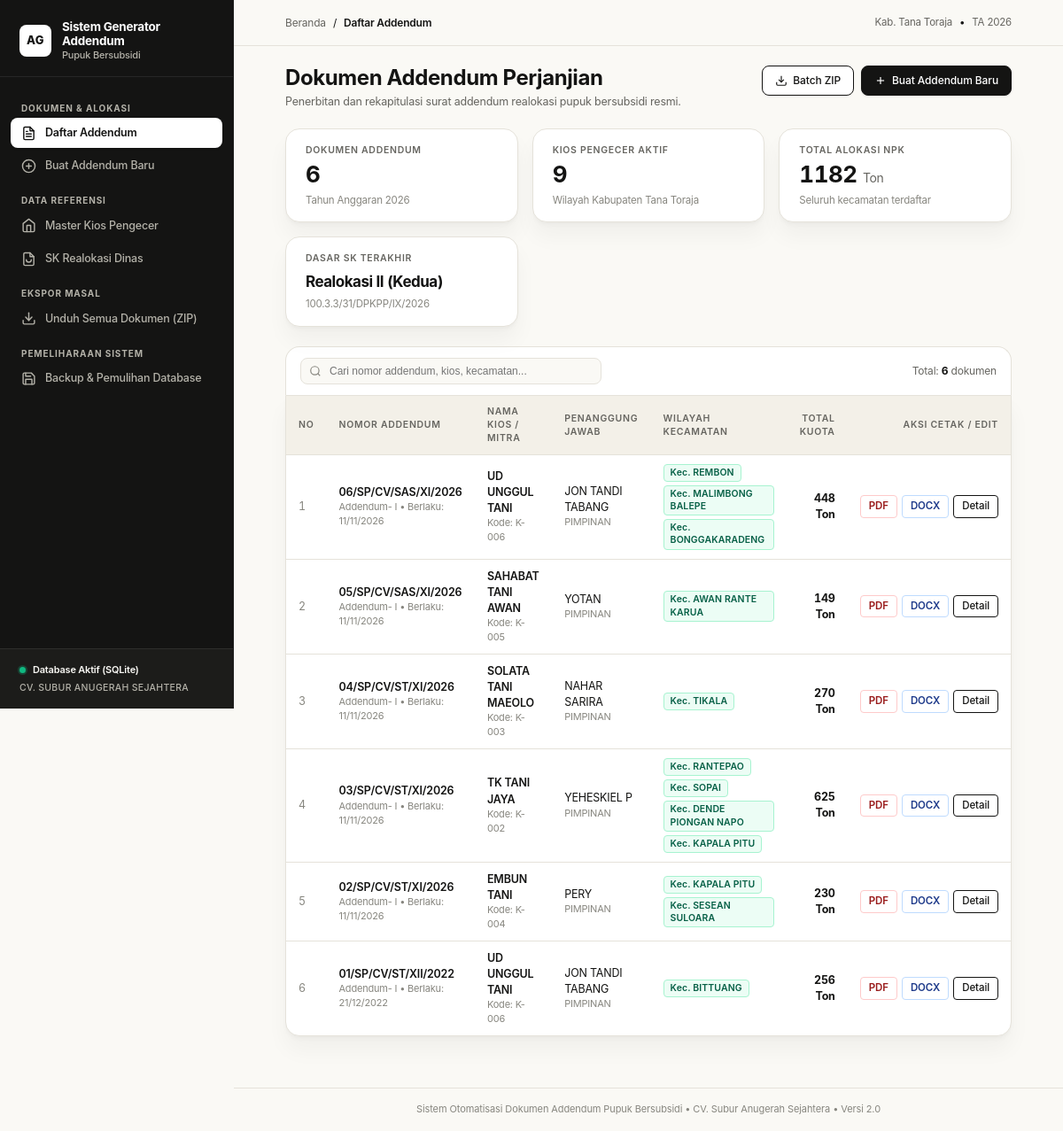
The page / on the database its author committed.
### models.py (models this page shows)
class Addendum(Base):
    __tablename__ = "addendum"
    id = Column(Integer, primary_key=True, autoincrement=True)
    addendum_ke = Column(String(20), default="I")
    nomor_addendum = Column(String(150), nullable=False)
    nomor_lampiran_2 = Column(String(150), nullable=False)
    kota_ttd = Column(String(100), default="Kabupaten Tana Toraja")
    tanggal_ttd = Column(Date, nullable=False)
    tanggal_berlaku_efektif = Column(Date, nullable=False)
    tahun_anggaran = Column(Integer, default=2022)
    perjanjian_induk_id = Column(Integer, ForeignKey("perjanjian_induk.id"), nullable=False)
    sk_provinsi_id = Column(Integer, ForeignKey("sk_realokasi.id"), nullable=True)
    sk_kabupaten_id = Column(Integer, ForeignKey("sk_realokasi.id"), nullable=True)
    perjanjian_induk = relationship("PerjanjianInduk", back_populates="addendums")
    sk_provinsi = relationship("SKRealokasi", foreign_keys=[sk_provinsi_id])
    sk_kabupaten = relationship("SKRealokasi", foreign_keys=[sk_kabupaten_id])
    alokasi = relationship("DetailAlokasi", back_populates="addendum", cascade="all, delete-orphan")

class SKRealokasi(Base):
    __tablename__ = "sk_realokasi"
    id = Column(Integer, primary_key=True, autoincrement=True)
    tingkat = Column(String(50), nullable=False)
    nama_pejabat_dinas = Column(String(200), nullable=False)
    nama_daerah = Column(String(100), nullable=False)
    nomor_sk = Column(String(150), nullable=False)
    tanggal_sk = Column(Date, nullable=False)
    realokasi_ke = Column(String(50), nullable=False)
    tahun_anggaran = Column(Integer, nullable=False)

class Kios(Base):
    __tablename__ = "kios"
    id = Column(Integer, primary_key=True, autoincrement=True)
    nama_kios = Column(String(150), nullable=False)
    nama_pemilik = Column(String(100), nullable=False)
    jabatan = Column(String(100), default="PIMPINAN")
    alamat = Column(String(255), nullable=False)
    kecamatan = Column(String(255), nullable=False)
    kabupaten = Column(String(100), default="Tana Toraja")
    kode_kios = Column(String(50), nullable=True)
    nomor_spjb = Column(String(150), nullable=True) # Nomor Surat Perjanjian Jual Beli Pokok (misal: 01/SP/CV.ST/I/2022)
    perjanjian_induk = relationship("PerjanjianInduk", back_populates="kios", cascade="all, delete-orphan")

### app.py (the view)
@app.route("/")
def index():
    db = get_db()
    addendums = (
        db.query(Addendum)
        .options(
            joinedload(Addendum.perjanjian_induk).joinedload(PerjanjianInduk.kios),
            joinedload(Addendum.perjanjian_induk).joinedload(PerjanjianInduk.distributor)
        )
        .order_by(Addendum.id.desc())
        .all()
    )
    for a in addendums:
        total = db.query(func.sum(DetailAlokasi.kuota)).filter(DetailAlokasi.addendum_id == a.id).scalar() or 0.0
        a.total_kuota = int(total) if total.is_integer() else total
        kec_records = db.query(DetailAlokasi.kecamatan).filter(DetailAlokasi.addendum_id == a.id).distinct().all()
        a.daftar_kec = [k[0] for k in kec_records if k[0]]
    total_addendum = len(addendums)
    total_kios = db.query(Kios).count()
    pupuk_npk = db.query(JenisPupuk).filter(JenisPupuk.kode == "NPK").first()
    total_npk = 0.0
    if pupuk_npk:
        total_npk = db.query(func.sum(DetailAlokasi.kuota)).filter(DetailAlokasi.jenis_pupuk_id == pupuk_npk.id).scalar() or 0.0
        total_npk = int(total_npk) if total_npk.is_integer() else total_npk
    sk_terakhir = db.query(SKRealokasi).order_by(SKRealokasi.id.desc()).first()
    tahun_anggaran = addendums[0].tahun_anggaran if addendums else 2022
    return render_template(
        "index.html",
        addendums=addendums,
        total_addendum=total_addendum,
        total_kios=total_kios,
        total_npk=total_npk,
        sk_terakhir=sk_terakhir,
        tahun_anggaran=tahun_anggaran
    )

### app.py (called while the page is built)
def get_db():
    if "db" not in g:
        g.db = SessionLocal()
    return g.db

@app.teardown_appcontext
def teardown_db(exception=None):
    db = g.pop("db", None)
    if db is not None:
        db.close()

### templates/index.html (shortened to what this page needs)
{% extends "base.html" %}
{% block breadcrumb %}Daftar Addendum{% endblock %}
{% block content %}
<div class="page-title-group">
  <div>
    <h1 class="page-headline">Dokumen Addendum Perjanjian</h1>
    <p class="page-subheadline">Penerbitan dan rekapitulasi surat addendum realokasi pupuk bersubsidi resmi.</p>
  </div>
  <div class="page-action-buttons">
    <a href="{{ url_for('batch_zip') }}" class="btn btn-secondary">
      <svg width="14" height="14" viewBox="0 0 24 24" fill="none" stroke="currentColor" stroke-width="2"><path d="M21 15v4a2 2 0 0 1-2 2H5a2 2 0 0 1-2-2v-4"></path><polyline points="7 10 12 15 17 10"></polyline><line x1="12" y1="15" x2="12" y2="3"></line></svg>
      Batch ZIP
    </a>
    <a href="{{ url_for('create_addendum') }}" class="btn btn-primary">
      <svg width="14" height="14" viewBox="0 0 24 24" fill="none" stroke="currentColor" stroke-width="2"><line x1="12" y1="5" x2="12" y2="19"></line><line x1="5" y1="12" x2="19" y2="12"></line></svg>
      Buat Addendum Baru
    </a>
  </div>
</div>
<div class="kpi-grid">
  <div class="kpi-card">
    <div class="kpi-caption">Dokumen Addendum</div>
    <div class="kpi-number">{{ total_addendum }}</div>
    <div class="kpi-hint">Tahun Anggaran {{ tahun_anggaran }}</div>
  </div>
  <div class="kpi-card">
    <div class="kpi-caption">Kios Pengecer Aktif</div>
    <div class="kpi-number">{{ total_kios }}</div>
    <div class="kpi-hint">Wilayah Kabupaten Tana Toraja</div>
  </div>
  <div class="kpi-card">
    <div class="kpi-caption">Total Alokasi NPK</div>
    <div class="kpi-number">{{ total_npk }} <span style="font-size: 14px; font-weight: normal; color: var(--text-secondary);">Ton</span></div>
    <div class="kpi-hint">Seluruh kecamatan terdaftar</div>
  </div>
  <div class="kpi-card">
    <div class="kpi-caption">Dasar SK Terakhir</div>
    <div class="kpi-number" style="font-size: 17px; line-height: 1.35; padding-top: 4px;">
      {{ sk_terakhir.realokasi_ke if sk_terakhir else '-' }}
    </div>
    <div class="kpi-hint">{{ sk_terakhir.nomor_sk if sk_terakhir else 'Belum ada SK' }}</div>
  </div>
</div>
<div class="table-filter-bar">
  <div class="search-input-box">
    <input type="text" id="searchInput" placeholder="Cari nomor addendum, kios, kecamatan..." onkeyup="filterTable()">
  </div>
  <div style="font-size: 12px; color: var(--text-secondary);">
    Total: <b style="color: var(--text-primary);">{{ addendums|length }}</b> dokumen
  </div>
</div>
<div class="table-wrapper with-filter">
  <table class="data-table" id="addendumTable">
    <thead>
      <tr>
        <th style="width: 45px;">NO</th>
        <th>NOMOR ADDENDUM</th>
        <th>NAMA KIOS / MITRA</th>
        <th>PENANGGUNG JAWAB</th>
        <th>WILAYAH KECAMATAN</th>
        <th style="text-align: right;">TOTAL KUOTA</th>
        <th style="text-align: right; width: 170px;">AKSI CETAK / EDIT</th>
      </tr>
    </thead>
    <tbody>
      {% for item in addendums %}
      <tr>
        <td style="color: var(--text-muted); font-variant-numeric: tabular-nums;">{{ loop.index }}</td>
        <td>
          <a href="{{ url_for('addendum_detail', addendum_id=item.id) }}" style="font-weight: 600; color: var(--primary); text-decoration: none;">
            {{ item.nomor_addendum }}
          </a>
          <div style="font-size: 11px; color: var(--text-muted);">Addendum- {{ item.addendum_ke }} &bull; Berlaku: {{ item.tanggal_berlaku_efektif.strftime('%d/%m/%Y') }}</div>
        </td>
        <td>
          <div style="font-weight: 600; color: var(--text-primary);">{{ item.perjanjian_induk.kios.nama_kios }}</div>
          <div style="font-size: 11px; color: var(--text-muted);">Kode: {{ item.perjanjian_induk.kios.kode_kios or '-' }}</div>
        </td>
        <td>
          <div>{{ item.perjanjian_induk.kios.nama_pemilik }}</div>
          <div style="font-size: 11px; color: var(--text-muted);">{{ item.perjanjian_induk.kios.jabatan }}</div>
        </td>
        <td>
          {% if item.daftar_kec %}
            <div style="display: flex; flex-wrap: wrap; gap: 4px;">
              {% for kec in item.daftar_kec %}
                <span class="badge badge-green">Kec. {{ kec }}</span>
              {% endfor %}
            </div>
          {% else %}
            <span class="badge badge-green">Kec. {{ item.perjanjian_induk.kios.kecamatan }}</span>
          {% endif %}
        </td>
        <td style="text-align: right;">
          <span style="font-weight: 700; color: var(--text-primary); font-variant-numeric: tabular-nums;">
            {{ item.total_kuota }} Ton
          </span>
        </td>
        <td style="text-align: right;">
          <div style="display: inline-flex; gap: 5px; align-items: center;">
            <a href="{{ url_for('download_pdf', addendum_id=item.id) }}" class="btn btn-pdf btn-sm" title="Unduh PDF Resmi">
              PDF
            </a>
            <a href="{{ url_for('download_docx', addendum_id=item.id) }}" class="btn btn-docx btn-sm" title="Unduh Word (.docx)">
              DOCX
            </a>
            <a href="{{ url_for('addendum_detail', addendum_id=item.id) }}" class="btn btn-secondary btn-sm" title="Buka Detail & Edit Kuota">
              Detail
            </a>
          </div>
        </td>
      </tr>
      {% endfor %}
    </tbody>
  </table>
</div>
{% endblock %}

### templates/base.html (shortened to what this page needs)
<!DOCTYPE html>
<html lang="id">
<head>
  <link rel="stylesheet" href="{{ url_for('static', filename='style.css') }}">
</head>
<body>
  <div class="app-shell">
    <aside class="app-sidebar">
      <div class="sidebar-brand-box">
        <div class="brand-icon-wrapper">AG</div>
        <div class="brand-titles">
          <div class="brand-main-title">Sistem Generator Addendum</div>
          <div class="brand-sub-title">Pupuk Bersubsidi</div>
        </div>
      </div>
      <nav class="sidebar-menu">
        <div class="menu-group-label">Dokumen & Alokasi</div>
        <a href="{{ url_for('index') }}" class="sidebar-nav-item {% if request.endpoint == 'index' %}active{% endif %}">
          <span>Daftar Addendum</span>
        </a>
        <a href="{{ url_for('create_addendum') }}" class="sidebar-nav-item {% if request.endpoint == 'create_addendum' %}active{% endif %}">
          <svg width="17" height="17" viewBox="0 0 24 24" fill="none" stroke="currentColor" stroke-width="2" stroke-linecap="round" stroke-linejoin="round">
            <circle cx="12" cy="12" r="10"></circle>
            <line x1="12" y1="8" x2="12" y2="16"></line>
            <line x1="8" y1="12" x2="16" y2="12"></line>
          </svg>
          <span>Buat Addendum Baru</span>
        </a>
        <div class="menu-group-label">Data Referensi</div>
        <a href="{{ url_for('kios_list') }}" class="sidebar-nav-item {% if request.endpoint == 'kios_list' %}active{% endif %}">
          <svg width="17" height="17" viewBox="0 0 24 24" fill="none" stroke="currentColor" stroke-width="2" stroke-linecap="round" stroke-linejoin="round">
            <path d="M3 9l9-7 9 7v11a2 2 0 0 1-2 2H5a2 2 0 0 1-2-2z"></path>
            <polyline points="9 22 9 12 15 12 15 22"></polyline>
          </svg>
          <span>Master Kios Pengecer</span>
        </a>
        <a href="{{ url_for('sk_list') }}" class="sidebar-nav-item {% if request.endpoint == 'sk_list' %}active{% endif %}">
          <svg width="17" height="17" viewBox="0 0 24 24" fill="none" stroke="currentColor" stroke-width="2" stroke-linecap="round" stroke-linejoin="round">
            <path d="M14 2H6a2 2 0 0 0-2 2v16a2 2 0 0 0 2 2h12a2 2 0 0 0 2-2V8z"></path>
            <polyline points="14 2 14 8 20 8"></polyline>
            <path d="M16 13a4 4 0 0 1-8 0"></path>
          </svg>
          <span>SK Realokasi Dinas</span>
        </a>
        <div class="menu-group-label">Ekspor Masal</div>
        <a href="{{ url_for('batch_zip') }}" class="sidebar-nav-item">
          <svg width="17" height="17" viewBox="0 0 24 24" fill="none" stroke="currentColor" stroke-width="2" stroke-linecap="round" stroke-linejoin="round">
            <path d="M21 15v4a2 2 0 0 1-2 2H5a2 2 0 0 1-2-2v-4"></path>
            <polyline points="7 10 12 15 17 10"></polyline>
            <line x1="12" y1="15" x2="12" y2="3"></line>
          </svg>
          <span>Unduh Semua Dokumen (ZIP)</span>
        </a>
        <div class="menu-group-label">Pemeliharaan Sistem</div>
        <a href="{{ url_for('backup_view') }}" class="sidebar-nav-item {% if request.endpoint == 'backup_view' %}active{% endif %}">
          <span>Backup & Pemulihan Database</span>
        </a>
      </nav>
      <div class="sidebar-user-box">
        <div class="system-status-indicator">
          <span class="pulse-dot"></span>
          <span>Database Aktif (SQLite)</span>
        </div>
        <div class="company-badge-name">
          CV. SUBUR ANUGERAH SEJAHTERA
        </div>
      </div>
    </aside>
    <div class="main-workspace">
      <header class="top-action-bar">
        <div class="breadcrumbs">
          <a href="{{ url_for('index') }}">Beranda</a>
          <span class="breadcrumbs-sep">/</span>
          <span class="breadcrumbs-current">{% block breadcrumb %}Daftar Addendum{% endblock %}</span>
        </div>
        <div style="font-size: 11.5px; color: var(--text-secondary); display: flex; align-items: center; gap: 8px;">
          <span>Kab. Tana Toraja</span>
          <span style="color: var(--border-strong);">&bull;</span>
          <span>TA {{ tahun_anggaran or 2022 }}</span>
        </div>
      </header>
      <main class="content-body">
        {% block content %}{% endblock %}
      </main>
      <footer class="app-footer">
        Sistem Otomatisasi Dokumen Addendum Pupuk Bersubsidi &bull; CV. Subur Anugerah Sejahtera &bull; Versi 2.0
      </footer>
    </div>
  </div>
</body>
</html>

### rows shown on the page
Addendum: tahun_anggaran "2026", nomor_addendum "06/SP/CV/SAS/XI/2026", addendum_ke "I", tanggal_berlaku_efektif "11/11/2026", perjanjian_induk.kios.nama_kios "UD UNGGUL TANI", perjanjian_induk.kios "K-006", perjanjian_induk.kios.nama_pemilik "JON TANDI TABANG", perjanjian_induk.kios.jabatan "PIMPINAN", daftar_kec "REMBON" "MALIMBONG BALEPE" "BONGGAKARADENG", total_kuota "448"
SKRealokasi: realokasi_ke "Realokasi II (Kedua)", nomor_sk "100.3.3/31/DPKPP/IX/2026"
Addendum: nomor_addendum "05/SP/CV/SAS/XI/2026", addendum_ke "I", tanggal_berlaku_efektif "11/11/2026", perjanjian_induk.kios.nama_kios "SAHABAT TANI AWAN", perjanjian_induk.kios "K-005", perjanjian_induk.kios.nama_pemilik "YOTAN", perjanjian_induk.kios.jabatan "PIMPINAN", daftar_kec "AWAN RANTE KARUA", total_kuota "149"
Addendum: nomor_addendum "04/SP/CV/ST/XI/2026", addendum_ke "I", tanggal_berlaku_efektif "11/11/2026", perjanjian_induk.kios.nama_kios "SOLATA TANI MAEOLO", perjanjian_induk.kios "K-003", perjanjian_induk.kios.nama_pemilik "NAHAR SARIRA", perjanjian_induk.kios.jabatan "PIMPINAN", daftar_kec "TIKALA", total_kuota "270"
Addendum: nomor_addendum "03/SP/CV/ST/XI/2026", addendum_ke "I", tanggal_berlaku_efektif "11/11/2026", perjanjian_induk.kios.nama_kios "TK TANI JAYA", perjanjian_induk.kios "K-002", perjanjian_induk.kios.nama_pemilik "YEHESKIEL P", perjanjian_induk.kios.jabatan "PIMPINAN", daftar_kec "RANTEPAO" "SOPAI" "DENDE PIONGAN NAPO" "KAPALA PITU", total_kuota "625"
Addendum: nomor_addendum "02/SP/CV/ST/XI/2026", addendum_ke "I", tanggal_berlaku_efektif "11/11/2026", perjanjian_induk.kios.nama_kios "EMBUN TANI", perjanjian_induk.kios "K-004", perjanjian_induk.kios.nama_pemilik "PERY", perjanjian_induk.kios.jabatan "PIMPINAN", daftar_kec "KAPALA PITU" "SESEAN SULOARA", total_kuota "230"
Addendum: nomor_addendum "01/SP/CV/ST/XII/2022", addendum_ke "I", tanggal_berlaku_efektif "21/12/2022", perjanjian_induk.kios.nama_kios "UD UNGGUL TANI", perjanjian_induk.kios "K-006", perjanjian_induk.kios.nama_pemilik "JON TANDI TABANG", perjanjian_induk.kios.jabatan "PIMPINAN", daftar_kec "BITTUANG", total_kuota "256"

### other values the page prints
{{ total_addendum }} "6"
{{ total_kios }} "9"
{{ total_npk }} "1182"
{{ addendums|length }} "6"
